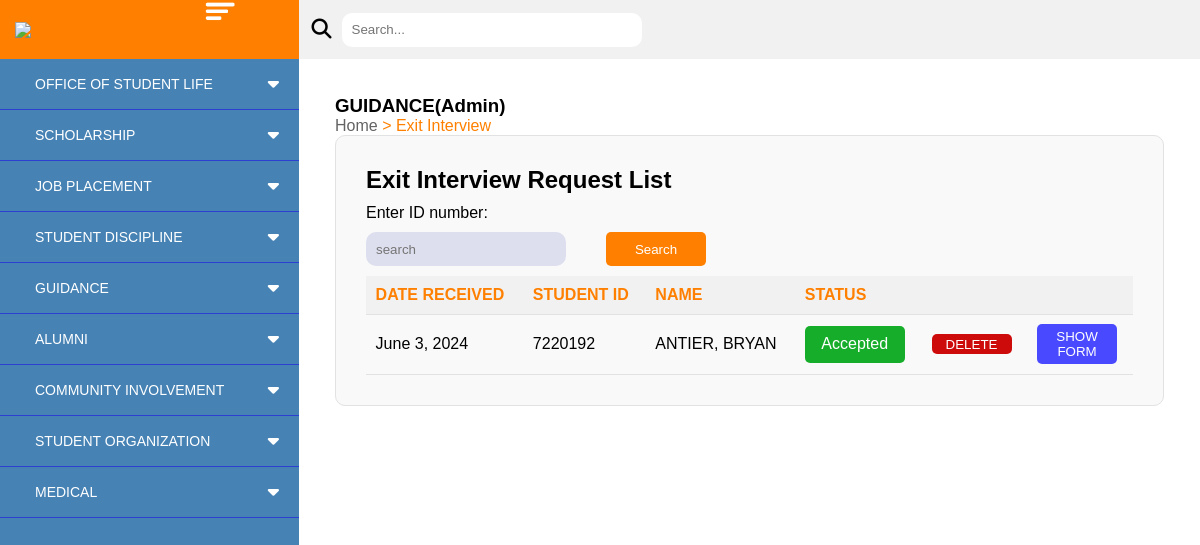
/exit_interview/admin/, run on the app's committed database.
### studentLife_system/models.py (models this page shows, shortened)
class exit_interview_db(models.Model):
    exitinterviewId = models.AutoField(primary_key=True)
    studentID = models.ForeignKey(studentInfo, on_delete=models.CASCADE)
    dateRecieved = models.DateField()
    scheduled_date = models.DateField()
    time = [
        ("8-9", "8:00 AM - 9:00 AM"),
        ("9-10", "9:00 AM - 10:00 AM"),
        ("10-11", "10:00 AM-11:00 AM"),
        ("11-12", "11:00 AM -12:00 PM"),
        ("1-2", "1:00 PM - 2:00 PM"),
        ("2-3", "2:00 PM - 3:00 PM"),
        ("3-4", "3:00 PM - 4:00 PM"),
        ("4-5", "4:00 PM - 5:00 PM"),
    ]
    scheduled_time = models.CharField(max_length=15, choices=time)
    emailadd = models.EmailField()
    date = models.DateField()
    dateEnrolled = models.DateField()
    reasonForLeaving = models.CharField(max_length=255)
    satisfiedWithAcadamic = models.BooleanField(default=False)
    feedbackWithAcademic = models.CharField(max_length=255)
    satisfiedWithSocial = models.BooleanField(default=False)
    feedbackWithSocial = models.CharField(max_length=255)
    satisfiedWithServices = models.BooleanField(default=False)
    feedbackWithServices = models.CharField(max_length=255)
    contributedToDecision = models.JSONField()
    intendedMajor = models.CharField(max_length=255)
    majorEvent = models.CharField(max_length=255)
    firstConsider = models.CharField(max_length=255)
    whatCondition = models.CharField(max_length=255)
    recommend = models.BooleanField(default=False)
    howSatisfiedChoices = [
        ("very satisfied", "Very satisfied"),
        ("somewhat satisfied", "Somewhat satisfied"),
        ("satisfied", "Satisfied"),
        ("somewhat dissatisfied", "Somewhat Dissatisfied"),
        ("very dissatisfied", "Very Dissatisfied"),
    ]
    howSatisfied = models.CharField(max_length=30, choices=howSatisfiedChoices)
    planTOReturn = models.CharField(max_length=255)
    accademicExperienceSatisfied = models.BooleanField(default=False)
    knowAboutYourTime = models.CharField(max_length=255)
    currentlyEmployed = models.BooleanField(default=False)
    explainationEmployed = models.CharField(max_length=255)
    approval_status = [
        ("Accepted", "Accepted"),
        ("Declined", "Declined"),
        ("Pending", "Pending"),
        ("Expired", "Expired"),
    ]
    status = models.CharField(max_length=10, choices=approval_status, default="Pending")

class studentInfo(models.Model):
    studID = models.IntegerField(primary_key=True)
    lrn = models.CharField(max_length=12)
    lastname = models.CharField(max_length=100)
    firstname = models.CharField(max_length=100)
    middlename = models.CharField(max_length=50)
    degree = models.CharField(max_length=150)
    yearlvl = models.CharField(max_length=10)
    sex = models.CharField(max_length=10)
    emailadd = models.EmailField()
    contact = models.CharField(max_length=11)
    class Meta:
        ordering = ["lastname"]

### studentLife_system/views.py (the view)
def exit_interview_admin_view(request):
    exit_interview_request = exit_interview_db.objects.select_related(
        "studentID"
    ).order_by("-dateRecieved")
    context = {
        "exit_interview_request": exit_interview_request,
    }
    return render(request, "guidance/admin/exit_interview_admin.html", context)

### templates/guidance/admin/exit_interview_admin.html (shortened to what this page needs)
{% extends "guidance/admin/main.html" %}
{% load static %}
{% block headcontent %}
<link rel="stylesheet" type="text/css" href="{% static 'guidance/stylesheet/counseling_app_admin.css'%}">
<link rel="stylesheet" type="text/css" href="{% static 'guidance/stylesheet/exit_form.css'%}">
{% endblock %}
{% block bodycontent %}
<div class="container">
    <h3>GUIDANCE(Admin)</h3>
    <span><label id="dir-gray">Home</label><label id="dir-orange"> > Exit Interview</label></span>
    <div class="form-container">
        <h2>Exit Interview Request List</h2>
        <label>Enter ID number:</label>
        <span id="search_id">
            <input type="text" name="studentID" placeholder="search" required="" id="studentIDBox">
            <button class="OrangeButton" id="searchButton">Search</button>
        </span>
        <table id="info_table">
            <tr id="info_table_head">
                <th>DATE RECEIVED</th>
                <th>STUDENT ID</th>
                <th>NAME</th>
                <th colspan="3">STATUS</th>
            </tr>
            {% for interview_request in exit_interview_request %}
            <tr>
                <td>{{ interview_request.dateRecieved }}</td>
                <td>{{ interview_request.studentID.studID }}</td>
                <td>{{ interview_request.studentID.lastname }}, {{ interview_request.studentID.firstname }}</td>
                <td>
                    {% if interview_request.status == 'Accepted' %}
                        <span class="accepted">{{ interview_request.status }}</span>
                    {% elif interview_request.status == 'Declined' %}
                        <span class="declined">{{ interview_request.status }}</span>
                    {% elif interview_request.status == 'Pending' %}
                        <span class="pending">{{ interview_request.status }}</span>
                    {% elif interview_request.status == 'Expired' %}
                        <span class="expired">{{ interview_request.status }}</span>
                    {% endif %}
                </td>
                <td>
                    <div class="horizontal">
                        <button class="delete" id="delete">DELETE</button>
                    </div>
                </td>
                <td>
                    {% if interview_request.status == 'Accepted' %}
                    <button class="showformButton">SHOW FORM</button>
                    {% else %}
                    <button class="showformButton hidden">SHOW FORM</button>
                    {% endif %}
                </td>
            </tr>
            {% endfor %}
        </table>
    </div>
</div>
{% endblock %}

### static/guidance/stylesheet/main.css (style rules this page uses)
* { margin: 0; padding: 0; box-sizing: border-box; font-family: 'Poppins', sans-serif; list-style-type: none; }
body { display: flex; flex-direction: row; }
.main_content h2 { color: black; }
input[type="text"] { padding: 9.6px; border: transparent; border-radius: 10px; box-sizing: border-box; padding-left: 10px; align-items: left; color: black; width: 300px; }

### static/guidance/stylesheet/counseling_app_admin.css (style rules this page uses)
#dir-gray { color: #636363; }
.container { display: flex; flex-direction: column; width: 100%;; padding: 20px; }
#dir-orange { color: #FF8000; }
.form-container { display: flex; flex-direction: column; background-color: #F9F9F9; padding: 30px; width: 100%; border: 1px solid #e2e2e2; border-radius: 10px; gap: 10px; }
#search_id { display: flex; gap: 40px; align-items: center; }
#search_id input { background-color: #DDDFEE; padding: 9.6px; border: transparent; border-radius: 10px; box-sizing: border-box; padding-left: 10px; align-items: left; color: black; width: 200px; }
.OrangeButton { background-color: #FF8000; padding: 9.6px; color: white; border: none; border-radius: 5px; width: 100px; }
#info_table { border-collapse: collapse; width: 100%; }
#info_table th { padding: 9.6px; margin: 0; text-align: left; color: #FF8000; }
#info_table td { padding: 9.6px; margin: 0; text-align: left; }
#info_table tr { border-bottom: 1px solid #e2e2e2; }
#info_table_head { background-color: #f1f1f1; }
.horizontal { display: flex; flex-direction: column; gap: 2px; }
.accepted, .declined, .pending, .expired { display: flex; justify-content: center; width: 100px; align-items: center; padding: 9.6px; border-radius: 5px; }
.accept, .decline, .delete { border: none; border-radius: 5px; width: 80px; height: 20px; align-items: center; border-radius: 5px; }
.accepted, .accept { background-color: #16ad2a; color: #ffffff; }
.declined, .decline, .delete { background-color: #ce0b0b; color: #ffffff; }
.showformButton { border: none; border-radius: 5px; width: 80px; height: 40px; align-items: center; border-radius: 5px; background-color: rgb(73, 73, 255); color: #ffffff; }

### data on the page
exit_interview_db: dateRecieved "June 3, 2024", studentID.studID "7220192", studentID.lastname "ANTIER", studentID.firstname "BRYAN", status "Accepted", shows "SHOW FORM"
